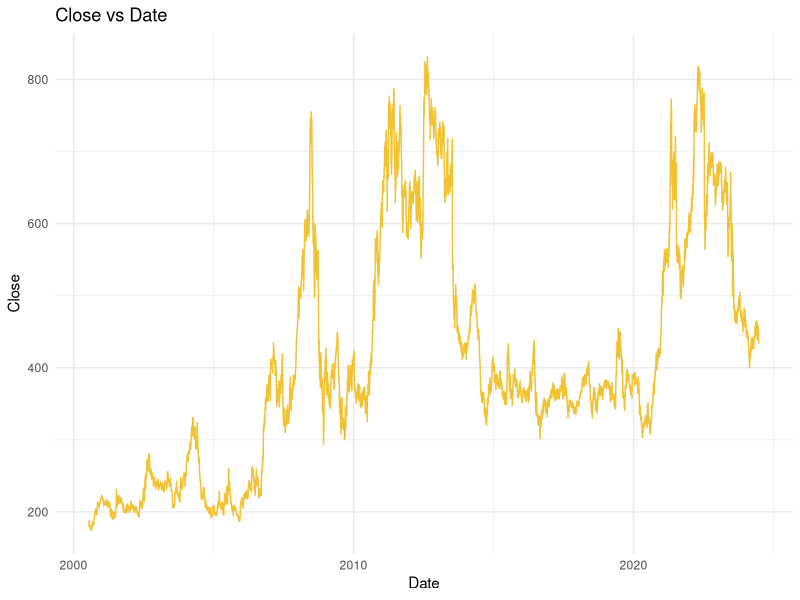
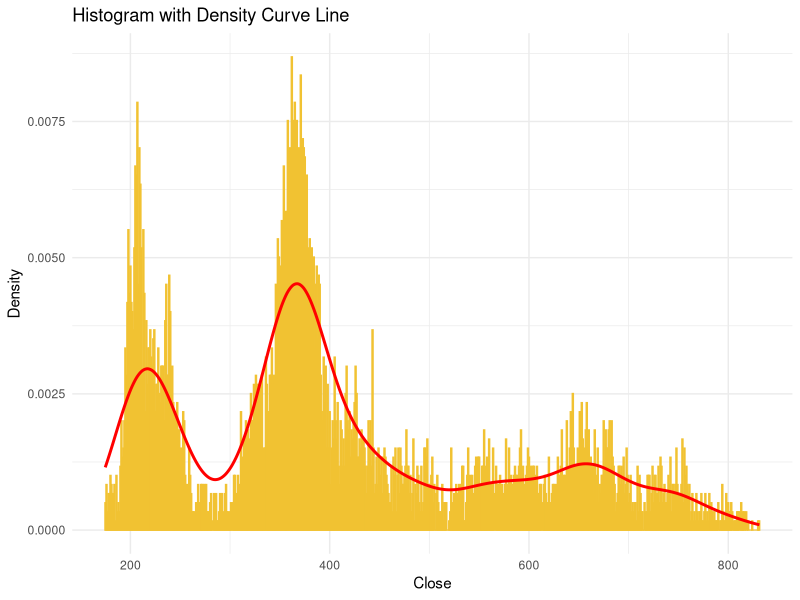
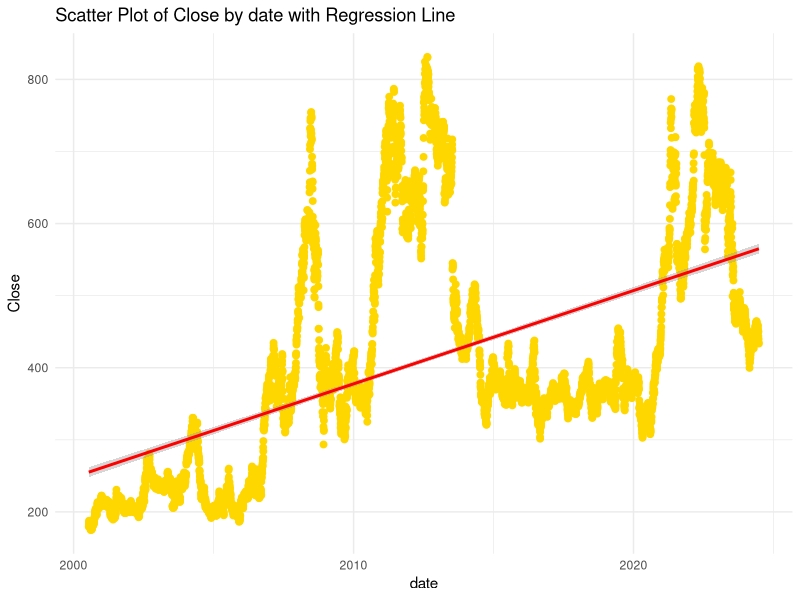

Write the R code that produced these figures, in order.
# This R environment comes with many helpful analytics packages installed
library(readr)
library(tidyverse)
library(ggplot2)
library(dplyr)

# reading file data
corn_data <- read_csv("../individual_data/Corn_data.csv",show_col_types = FALSE)
# Check the structure of the data
str(corn_data)

# Ensure the date column is in Date format
corn_data$date <- as.Date(corn_data$date, format = "%Y-%m-%d")

# Aggregate the data to get the average close for each date (if there are duplicates)
corn_data_agg <- corn_data %>%
  group_by(date) %>%
  summarise(close = mean(close, na.rm = TRUE))

# Plot close vs date as a line graph
ggplot(corn_data_agg, aes(x = date, y = close)) +
  geom_line(color = "#F1C232") +  # Line graph
  labs(title = "Close vs Date", x = "Date", y = "Close") +
  theme_minimal()

# Plot histogram with density curve line
ggplot(corn_data_agg, aes(x = close)) +
  geom_histogram(aes(y = ..density..), binwidth = 1, fill = "skyblue", color = "#F1C232", alpha = 0.5) +  # Histogram
  geom_density(color = "#FF0000", size = 1) +  # Density curve line
  labs(title = "Histogram with Density Curve Line", x = "Close", y = "Density") +
  theme_minimal()

# Scatter Plot of Close by date
ggplot(corn_data_agg, aes(x = date, y = close)) +
  geom_point(color = "#FFD700", size = 2) +  # Scatter plot with blue points
  geom_smooth(method = "lm", color = "red", linewidth = 1) +  # Use 'linewidth' instead of 'size' for the regression line
  labs(title = "Scatter Plot of Close by date with Regression Line",
       x = "date",
       y = "Close") +
  theme_minimal()
